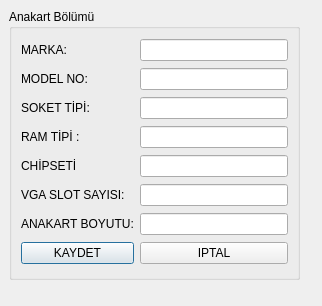
<?xml version="1.0" encoding="UTF-8"?>
<ui version="4.0">
 <class>TMOYeniAnakartTanimlamaFormu</class>
 <widget class="QDialog" name="TMOYeniAnakartTanimlamaFormu">
  <property name="geometry">
   <rect>
    <x>0</x>
    <y>0</y>
    <width>322</width>
    <height>306</height>
   </rect>
  </property>
  <property name="windowTitle">
   <string>Dialog</string>
  </property>
  <widget class="QGroupBox" name="GBAnakartBolumu">
   <property name="geometry">
    <rect>
     <x>9</x>
     <y>9</y>
     <width>291</width>
     <height>271</height>
    </rect>
   </property>
   <property name="title">
    <string>Anakart Bölümü</string>
   </property>
   <layout class="QGridLayout" name="gridLayout">
    <item row="0" column="0">
     <widget class="QLabel" name="LMarka">
      <property name="text">
       <string>MARKA:</string>
      </property>
      <property name="buddy">
       <cstring>LEMarka</cstring>
      </property>
     </widget>
    </item>
    <item row="0" column="1">
     <widget class="QLineEdit" name="LEMarka"/>
    </item>
    <item row="1" column="0">
     <widget class="QLabel" name="LModelNo">
      <property name="text">
       <string>MODEL NO:</string>
      </property>
      <property name="buddy">
       <cstring>LEModelNo</cstring>
      </property>
     </widget>
    </item>
    <item row="1" column="1">
     <widget class="QLineEdit" name="LEModelNo"/>
    </item>
    <item row="2" column="0">
     <widget class="QLabel" name="LSoketTipi">
      <property name="text">
       <string>SOKET TİPİ:</string>
      </property>
      <property name="buddy">
       <cstring>LESoketTipi</cstring>
      </property>
     </widget>
    </item>
    <item row="2" column="1">
     <widget class="QLineEdit" name="LESoketTipi"/>
    </item>
    <item row="3" column="0">
     <widget class="QLabel" name="LRAMTipi">
      <property name="text">
       <string>RAM TİPİ :</string>
      </property>
      <property name="buddy">
       <cstring>LERamTipi</cstring>
      </property>
     </widget>
    </item>
    <item row="3" column="1">
     <widget class="QLineEdit" name="LERamTipi"/>
    </item>
    <item row="4" column="0">
     <widget class="QLabel" name="LChipseti">
      <property name="text">
       <string>CHİPSETİ</string>
      </property>
      <property name="buddy">
       <cstring>LEChipseti</cstring>
      </property>
     </widget>
    </item>
    <item row="4" column="1">
     <widget class="QLineEdit" name="LEChipseti"/>
    </item>
    <item row="5" column="0">
     <widget class="QLabel" name="LVGASlotSayisi">
      <property name="text">
       <string>VGA SLOT SAYISI:</string>
      </property>
      <property name="buddy">
       <cstring>LEVGASlotSayisi</cstring>
      </property>
     </widget>
    </item>
    <item row="6" column="0">
     <widget class="QLabel" name="LAnakartBoyutu">
      <property name="text">
       <string>ANAKART BOYUTU:</string>
      </property>
      <property name="buddy">
       <cstring>LEAnakartBoyutu</cstring>
      </property>
     </widget>
    </item>
    <item row="6" column="1">
     <widget class="QLineEdit" name="LEAnakartBoyutu"/>
    </item>
    <item row="7" column="0">
     <widget class="QPushButton" name="PBKaydet">
      <property name="text">
       <string>KAYDET</string>
      </property>
     </widget>
    </item>
    <item row="7" column="1">
     <widget class="QPushButton" name="PBIptal">
      <property name="text">
       <string>IPTAL</string>
      </property>
     </widget>
    </item>
    <item row="5" column="1">
     <widget class="QLineEdit" name="LEVGASlotSayisi"/>
    </item>
   </layout>
  </widget>
 </widget>
 <tabstops>
  <tabstop>LEMarka</tabstop>
  <tabstop>LEModelNo</tabstop>
  <tabstop>LESoketTipi</tabstop>
  <tabstop>LERamTipi</tabstop>
  <tabstop>LEChipseti</tabstop>
  <tabstop>LEVGASlotSayisi</tabstop>
  <tabstop>LEAnakartBoyutu</tabstop>
  <tabstop>PBKaydet</tabstop>
  <tabstop>PBIptal</tabstop>
 </tabstops>
 <resources/>
 <connections>
  <connection>
   <sender>PBKaydet</sender>
   <signal>clicked()</signal>
   <receiver>TMOYeniAnakartTanimlamaFormu</receiver>
   <slot>accept()</slot>
   <hints>
    <hint type="sourcelabel">
     <x>82</x>
     <y>260</y>
    </hint>
    <hint type="destinationlabel">
     <x>66</x>
     <y>305</y>
    </hint>
   </hints>
  </connection>
  <connection>
   <sender>PBIptal</sender>
   <signal>clicked()</signal>
   <receiver>TMOYeniAnakartTanimlamaFormu</receiver>
   <slot>reject()</slot>
   <hints>
    <hint type="sourcelabel">
     <x>268</x>
     <y>260</y>
    </hint>
    <hint type="destinationlabel">
     <x>172</x>
     <y>305</y>
    </hint>
   </hints>
  </connection>
 </connections>
</ui>
